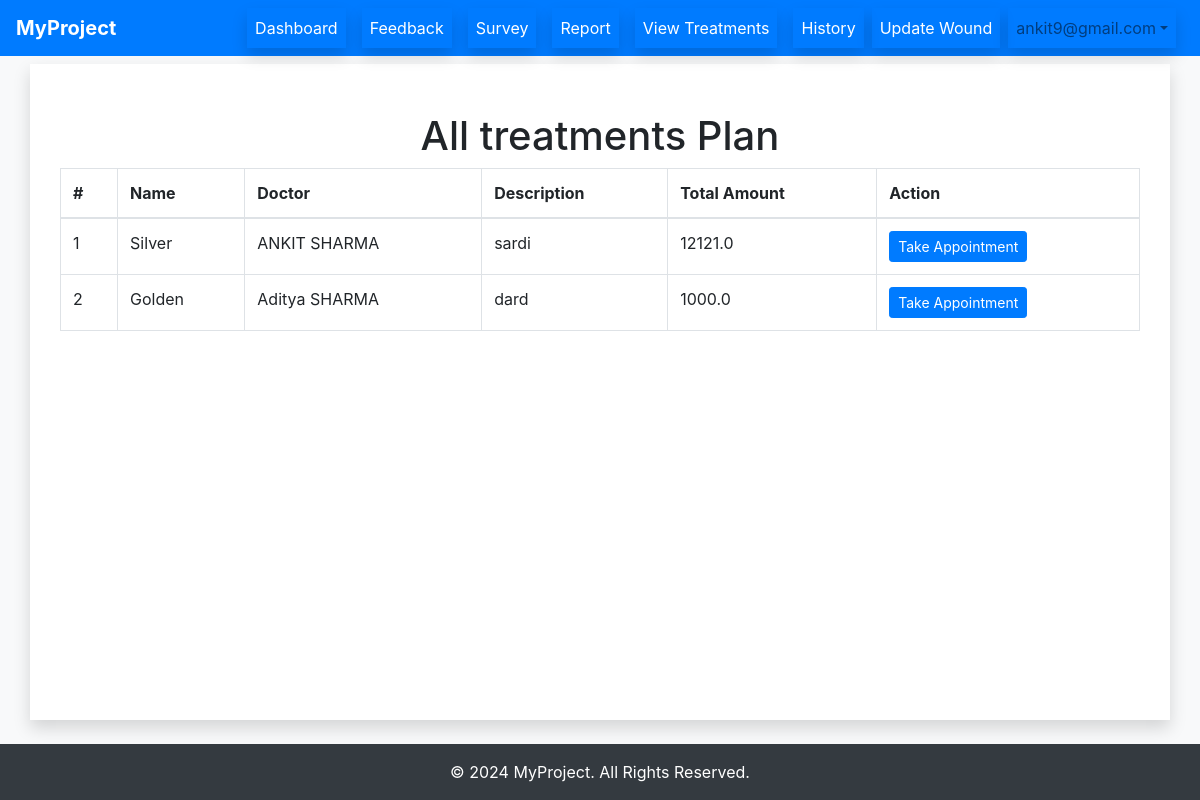
/plans/ (signed in), run on the app's committed database.
### main/models.py (models this page shows, shortened)
class TreatmentPlan(models.Model):
    name = models.CharField(max_length=100, default='Treatment Plan')
    doctor = models.ForeignKey(Doctor, on_delete=models.CASCADE)
    spending = models.FloatField(default=0)
    description = models.TextField()

class Doctor(models.Model):
    user = models.OneToOneField(User, on_delete=models.CASCADE)
    name = models.CharField(max_length=100)
    phone = models.CharField(max_length=15)
    age = models.IntegerField()
    department = models.CharField(max_length=100, null=True, blank=True)
    qualification = models.CharField(max_length=100, null=True, blank=True)
    specialty = models.CharField(max_length=100, null=True, blank=True)
    profile_pic = models.ImageField(upload_to='profile_pic/Doctor/', null=True, blank=True)
    def __str__(self):
        return self.name

### main/decorators.py (the view)
    @login_required(login_url='/login/')
    def _wrapped_view(request, *args, **kwargs):
        try:
            request.user.patient
        except Patient.DoesNotExist:
            auth_logout(request)
            return HttpResponseRedirect(reverse('login'))
        return view_func(request, *args, **kwargs)

### main/views.py (called while the page is built)
@patient_required
def  plans(request):
    user = request.user
    treatments = TreatmentPlan.objects.all()
    return render(request, 'viewtreatments.html', {'treatments': treatments})

### templates/viewtreatments.html (shortened to what this page needs)
{% extends 'base.html' %}
{% block content %}
<div class="container mt-5">
    <h1 class="text-center">All treatments Plan</h1>
    <div class="table-responsive">
        <table class="table table-bordered table-hover">
            <thead>
                <tr>
                    <th>#</th>
                    <th>Name</th>
                    <th>Doctor</th>
                    <th>Description</th>
                    <th>Total Amount</th>
                    <th>Action</th>
                </tr>
            </thead>
            <tbody>
                {% for treatment in treatments %}
                <tr>
                    <td>{{ forloop.counter }}</td>
                    <td>{{treatment.name}}</td>
                    <td>{{ treatment.doctor }}</td>
                    <td>{{ treatment.description }}</td>
                    <td>{{ treatment.spending }}</td>
                    <td><a href="{% url "appointment" treatment.id %}" class="btn btn-sm btn-primary">Take Appointment</a></td>
                </tr>
                {% endfor %}
            </tbody>
        </table>
    </div>
</div>
{% endblock %}

### templates/base.html (style rules this page uses)
html, body { height: 100%; margin: 0; }

### data on the page
TreatmentPlan: name "Silver", doctor "ANKIT SHARMA", description "sardi", spending "12121.0"
TreatmentPlan: name "Golden", doctor "Aditya SHARMA", description "dard", spending "1000.0"

### other printed values
{{ request.session.name }} "ankit9@gmail.com"
